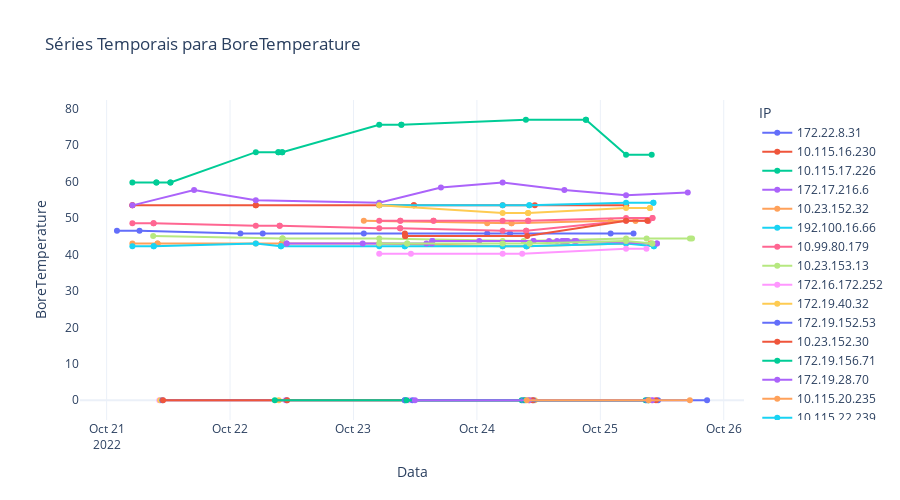

Notebook code cell kept with this figure:
### Markdown cell above
#### Visualizando todas as séries temporais

### Code cell
fig = px.line(
    df.sort_index(), 
    y="BoreTemperature", 
    line_group="IP", 
    color="IP", 
    markers=True,
    hover_data=["IP"],
    title="Séries Temporais para BoreTemperature",
    height=500
)
fig.update_traces(
    hovertemplate="<br>%{x|%H:%M - %d/%m}<br>IP: %{customdata[0]}<br>BoreTemperature: %{y}<extra></extra>"
)
fig.update_layout(
    yaxis=dict(showgrid=False)
)
fig.show(renderer="colab")

### Figure 1 — Plotly figure (JSON) as saved in the notebook; plotly's stock layout.template omitted (floating-point values rounded to 4 significant figures)
{"data": [{"customdata": [["172.22.8.31"], ["172.22.8.31"], ["172.22.8.31"], ["172.22.8.31"], ["172.22.8.31"], ["172.22.8.31"], ["172.22.8.31"], ["172.22.8.31"], ["172.22.8.31"]], "hovertemplate": "<br>%{x|%H:%M - %d/%m}<br>IP: %{customdata[0]}<br>BoreTemperature: %{y}<extra></extra>", "legendgroup": "172.22.8.31", "line": {"color": "#636efa", "dash": "solid"}, "marker": {"symbol": "circle"}, "mode": "lines+markers", "name": "172.22.8.31", "orientation": "v", "showlegend": true, "type": "scatter", "x": ["2022-10-21T02:00:19", "2022-10-21T06:23:47", "2022-10-22T02:00:19", "2022-10-22T06:21:05", "2022-10-23T02:00:19", "2022-10-24T02:00:19", "2022-10-24T06:26:59", "2022-10-25T02:00:20", "2022-10-25T06:27:29"], "xaxis": "x", "y": [46.5, 46.5, 45.8, 45.8, 45.8, 45.8, 45.8, 45.8, 45.8], "yaxis": "y"}, {"customdata": [["10.115.16.230"], ["10.115.16.230"], ["10.115.16.230"], ["10.115.16.230"], ["10.115.16.230"], ["10.115.16.230"], ["10.115.16.230"], ["10.115.16.230"], ["10.115.16.230"], ["10.115.16.230"], ["10.115.16.230"]], "hovertemplate": "<br>%{x|%H:%M - %d/%m}<br>IP: %{customdata[0]}<br>BoreTemperature: %{y}<extra></extra>", "legendgroup": "10.115.16.230", "line": {"color": "#EF553B", "dash": "solid"}, "marker": {"symbol": "circle"}, "mode": "lines+markers", "name": "10.115.16.230", "orientation": "v", "showlegend": true, "type": "scatter", "x": ["2022-10-21T05:00:17", "2022-10-21T05:00:39", "2022-10-22T05:00:18", "2022-10-22T05:00:37", "2022-10-23T05:00:17", "2022-10-23T11:44:39", "2022-10-23T11:44:44", "2022-10-24T05:00:18", "2022-10-24T11:15:37", "2022-10-25T05:00:18", "2022-10-25T05:00:46"], "xaxis": "x", "y": [53.5, 53.5, 53.5, 53.5, 53.5, 53.5, 53.5, 53.5, 53.5, 53.5, 53.5], "yaxis": "y"}, {"customdata": [["10.115.17.226"], ["10.115.17.226"], ["10.115.17.226"], ["10.115.17.226"], ["10.115.17.226"], ["10.115.17.226"], ["10.115.17.226"], ["10.115.17.226"], ["10.115.17.226"], ["10.115.17.226"], ["10.115.17.226"], ["10.115.17.226"], ["10.115.17.226"], ["10.115.17.226"], ["10.115.17.226"], ["10.115.17.226"], ["10.115.17.226"], ["10.115.17.226"]], "hovertemplate": "<br>%{x|%H:%M - %d/%m}<br>IP: %{customdata[0]}<br>BoreTemperature: %{y}<extra></extra>", "legendgroup": "10.115.17.226", "line": {"color": "#00cc96", "dash": "solid"}, "marker": {"symbol": "circle"}, "mode": "lines+markers", "name": "10.115.17.226", "orientation": "v", "showlegend": true, "type": "scatter", "x": ["2022-10-21T05:00:18", "2022-10-21T09:40:14", "2022-10-21T09:40:24", "2022-10-21T12:23:49", "2022-10-21T12:24:24", "2022-10-22T05:00:19", "2022-10-22T09:23:23", "2022-10-22T09:23:33", "2022-10-22T10:08:28", "2022-10-22T10:09:01", "2022-10-23T05:00:18", "2022-10-23T09:18:40", "2022-10-23T09:18:51", "2022-10-24T09:31:44", "2022-10-24T21:11:51", "2022-10-24T21:12:27", "2022-10-25T05:00:18", "2022-10-25T09:59:37"], "xaxis": "x", "y": [59.8, 59.8, 59.8, 59.8, 59.8, 68.1, 68.1, 68.1, 68.1, 68.1, 75.6, 75.6, 75.6, 77, 77, 77, 67.4, 67.4], "yaxis": "y"}, {"customdata": [["172.17.216.6"], ["172.17.216.6"], ["172.17.216.6"], ["172.17.216.6"], ["172.17.216.6"], ["172.17.216.6"], ["172.17.216.6"], ["172.17.216.6"], ["172.17.216.6"]], "hovertemplate": "<br>%{x|%H:%M - %d/%m}<br>IP: %{customdata[0]}<br>BoreTemperature: %{y}<extra></extra>", "legendgroup": "172.17.216.6", "line": {"color": "#ab63fa", "dash": "solid"}, "marker": {"symbol": "circle"}, "mode": "lines+markers", "name": "172.17.216.6", "orientation": "v", "showlegend": true, "type": "scatter", "x": ["2022-10-21T05:00:19", "2022-10-21T17:00:20", "2022-10-22T05:00:21", "2022-10-23T05:00:20", "2022-10-23T17:00:19", "2022-10-24T05:00:19", "2022-10-24T17:00:19", "2022-10-25T05:00:19", "2022-10-25T17:00:19"], "xaxis": "x", "y": [53.5, 57.7, 54.9, 54.2, 58.4, 59.8, 57.7, 56.3, 57], "yaxis": "y"}, {"customdata": [["10.23.152.32"], ["10.23.152.32"], ["10.23.152.32"], ["10.23.152.32"], ["10.23.152.32"], ["10.23.152.32"], ["10.23.152.32"], ["10.23.152.32"], ["10.23.152.32"], ["10.23.152.32"], ["10.23.152.32"], ["10.23.152.32"], ["10.23.152.32"]], "hovertemplate": "<br>%{x|%H:%M - %d/%m}<br>IP: %{customdata[0]}<br>BoreTemperature: %{y}<extra></extra>", "legendgroup": "10.23.152.32", "line": {"color": "#FFA15A", "dash": "solid"}, "marker": {"symbol": "circle"}, "mode": "lines+markers", "name": "10.23.152.32", "orientation": "v", "showlegend": true, "type": "scatter", "x": ["2022-10-21T05:00:20", "2022-10-21T09:53:56", "2022-10-21T09:54:21", "2022-10-22T05:00:19", "2022-10-22T10:01:28", "2022-10-22T10:01:54", "2022-10-23T05:00:19", "2022-10-24T05:00:19", "2022-10-24T09:44:11", "2022-10-24T09:44:36", "2022-10-25T05:00:20", "2022-10-25T09:44:13", "2022-10-25T09:44:38"], "xaxis": "x", "y": [43, 43, 43, 43, 43, 43, 43, 42.3, 42.3, 42.3, 43, 43, 43], "yaxis": "y"}, {"customdata": [["192.100.16.66"], ["192.100.16.66"], ["192.100.16.66"], ["192.100.16.66"], ["192.100.16.66"], ["192.100.16.66"], ["192.100.16.66"], ["192.100.16.66"], ["192.100.16.66"], ["192.100.16.66"], ["192.100.16.66"], ["192.100.16.66"], ["192.100.16.66"], ["192.100.16.66"], ["192.100.16.66"]], "hovertemplate": "<br>%{x|%H:%M - %d/%m}<br>IP: %{customdata[0]}<br>BoreTemperature: %{y}<extra></extra>", "legendgroup": "192.100.16.66", "line": {"color": "#19d3f3", "dash": "solid"}, "marker": {"symbol": "circle"}, "mode": "lines+markers", "name": "192.100.16.66", "orientation": "v", "showlegend": true, "type": "scatter", "x": ["2022-10-21T05:00:20", "2022-10-21T09:09:10", "2022-10-21T09:09:36", "2022-10-22T05:00:21", "2022-10-22T09:53:40", "2022-10-22T09:54:05", "2022-10-23T05:00:20", "2022-10-23T09:58:51", "2022-10-23T09:59:16", "2022-10-24T05:00:21", "2022-10-24T09:36:59", "2022-10-24T09:37:24", "2022-10-25T05:00:20", "2022-10-25T10:24:46", "2022-10-25T10:25:11"], "xaxis": "x", "y": [42.3, 42.3, 42.3, 43, 42.3, 42.3, 42.3, 42.3, 42.3, 42.3, 42.3, 42.3, 43, 42.3, 42.3], "yaxis": "y"}, {"customdata": [["10.99.80.179"], ["10.99.80.179"], ["10.99.80.179"], ["10.99.80.179"], ["10.99.80.179"], ["10.99.80.179"], ["10.99.80.179"], ["10.99.80.179"], ["10.99.80.179"], ["10.99.80.179"], ["10.99.80.179"], ["10.99.80.179"], ["10.99.80.179"], ["10.99.80.179"], ["10.99.80.179"]], "hovertemplate": "<br>%{x|%H:%M - %d/%m}<br>IP: %{customdata[0]}<br>BoreTemperature: %{y}<extra></extra>", "legendgroup": "10.99.80.179", "line": {"color": "#FF6692", "dash": "solid"}, "marker": {"symbol": "circle"}, "mode": "lines+markers", "name": "10.99.80.179", "orientation": "v", "showlegend": true, "type": "scatter", "x": ["2022-10-21T05:00:27", "2022-10-21T09:07:21", "2022-10-21T09:07:44", "2022-10-22T05:00:26", "2022-10-22T09:38:52", "2022-10-22T09:39:15", "2022-10-23T05:00:26", "2022-10-23T09:03:57", "2022-10-23T09:04:20", "2022-10-24T05:00:27", "2022-10-24T09:34:58", "2022-10-24T09:35:21", "2022-10-25T05:00:27", "2022-10-25T09:20:42", "2022-10-25T09:21:07"], "xaxis": "x", "y": [48.6, 48.6, 48.6, 47.9, 47.9, 47.9, 47.2, 47.2, 47.2, 46.5, 46.5, 46.5, 49.3, 49.3, 49.3], "yaxis": "y"}, {"customdata": [["10.23.153.13"], ["10.23.153.13"], ["10.23.153.13"], ["10.23.153.13"], ["10.23.153.13"], ["10.23.153.13"], ["10.23.153.13"], ["10.23.153.13"], ["10.23.153.13"], ["10.23.153.13"], ["10.23.153.13"]], "hovertemplate": "<br>%{x|%H:%M - %d/%m}<br>IP: %{customdata[0]}<br>BoreTemperature: %{y}<extra></extra>", "legendgroup": "10.23.153.13", "line": {"color": "#B6E880", "dash": "solid"}, "marker": {"symbol": "circle"}, "mode": "lines+markers", "name": "10.23.153.13", "orientation": "v", "showlegend": true, "type": "scatter", "x": ["2022-10-21T09:02:47", "2022-10-22T10:09:00", "2022-10-22T10:13:06", "2022-10-22T10:13:29", "2022-10-23T05:00:20", "2022-10-24T05:00:19", "2022-10-24T09:04:56", "2022-10-25T05:00:19", "2022-10-25T09:00:15", "2022-10-25T17:25:49", "2022-10-25T17:49:53"], "xaxis": "x", "y": [45.1, 44.4, 44.4, 44.4, 44.4, 43.7, 43.7, 44.4, 44.4, 44.4, 44.4], "yaxis": "y"}, {"customdata": [["172.16.172.252"], ["172.16.172.252"], ["172.16.172.252"], ["172.16.172.252"], ["172.16.172.252"]], "hovertemplate": "<br>%{x|%H:%M - %d/%m}<br>IP: %{customdata[0]}<br>BoreTemperature: %{y}<extra></extra>", "legendgroup": "172.16.172.252", "line": {"color": "#FF97FF", "dash": "solid"}, "marker": {"symbol": "circle"}, "mode": "lines+markers", "name": "172.16.172.252", "orientation": "v", "showlegend": true, "type": "scatter", "x": ["2022-10-21T10:15:04", "2022-10-22T10:45:43", "2022-10-23T10:45:51", "2022-10-24T10:14:59", "2022-10-25T10:10:30"], "xaxis": "x", "y": [0, 0, 0, 0, 0], "yaxis": "y"}, {"customdata": [["172.19.40.32"], ["172.19.40.32"], ["172.19.40.32"], ["172.19.40.32"], ["172.19.40.32"]], "hovertemplate": "<br>%{x|%H:%M - %d/%m}<br>IP: %{customdata[0]}<br>BoreTemperature: %{y}<extra></extra>", "legendgroup": "172.19.40.32", "line": {"color": "#FECB52", "dash": "solid"}, "marker": {"symbol": "circle"}, "mode": "lines+markers", "name": "172.19.40.32", "orientation": "v", "showlegend": true, "type": "scatter", "x": ["2022-10-21T10:24:41", "2022-10-22T09:28:30", "2022-10-24T10:10:16", "2022-10-24T11:16:23", "2022-10-25T09:21:25"], "xaxis": "x", "y": [0, 0, 0, 0, 0], "yaxis": "y"}, {"customdata": [["172.19.152.53"], ["172.19.152.53"], ["172.19.152.53"], ["172.19.152.53"], ["172.19.152.53"], ["172.19.152.53"]], "hovertemplate": "<br>%{x|%H:%M - %d/%m}<br>IP: %{customdata[0]}<br>BoreTemperature: %{y}<extra></extra>", "legendgroup": "172.19.152.53", "line": {"color": "#636efa", "dash": "solid"}, "marker": {"symbol": "circle"}, "mode": "lines+markers", "name": "172.19.152.53", "orientation": "v", "showlegend": true, "type": "scatter", "x": ["2022-10-21T10:49:27", "2022-10-22T10:59:03", "2022-10-23T11:28:07", "2022-10-24T10:59:03", "2022-10-25T11:14:00", "2022-10-25T20:45:17"], "xaxis": "x", "y": [0, 0, 0, 0, 0, 0], "yaxis": "y"}, {"customdata": [["10.23.152.30"], ["10.23.152.30"], ["10.23.152.30"], ["10.23.152.30"]], "hovertemplate": "<br>%{x|%H:%M - %d/%m}<br>IP: %{customdata[0]}<br>BoreTemperature: %{y}<extra></extra>", "legendgroup": "10.23.152.30", "line": {"color": "#EF553B", "dash": "solid"}, "marker": {"symbol": "circle"}, "mode": "lines+markers", "name": "10.23.152.30", "orientation": "v", "showlegend": true, "type": "scatter", "x": ["2022-10-21T10:58:15", "2022-10-22T11:06:08", "2022-10-24T10:49:12", "2022-10-25T10:49:13"], "xaxis": "x", "y": [0, 0, 0, 0], "yaxis": "y"}, {"customdata": [["172.19.156.71"], ["172.19.156.71"], ["172.19.156.71"], ["172.19.156.71"]], "hovertemplate": "<br>%{x|%H:%M - %d/%m}<br>IP: %{customdata[0]}<br>BoreTemperature: %{y}<extra></extra>", "legendgroup": "172.19.156.71", "line": {"color": "#00cc96", "dash": "solid"}, "marker": {"symbol": "circle"}, "mode": "lines+markers", "name": "172.19.156.71", "orientation": "v", "showlegend": true, "type": "scatter", "x": ["2022-10-22T08:41:59", "2022-10-23T09:59:19", "2022-10-24T08:42:32", "2022-10-25T08:47:53"], "xaxis": "x", "y": [0, 0, 0, 0], "yaxis": "y"}, {"customdata": [["172.19.28.70"], ["172.19.28.70"], ["172.19.28.70"], ["172.19.28.70"], ["172.19.28.70"], ["172.19.28.70"], ["172.19.28.70"], ["172.19.28.70"], ["172.19.28.70"], ["172.19.28.70"], ["172.19.28.70"], ["172.19.28.70"], ["172.19.28.70"], ["172.19.28.70"], ["172.19.28.70"], ["172.19.28.70"], ["172.19.28.70"], ["172.19.28.70"], ["172.19.28.70"], ["172.19.28.70"], ["172.19.28.70"]], "hovertemplate": "<br>%{x|%H:%M - %d/%m}<br>IP: %{customdata[0]}<br>BoreTemperature: %{y}<extra></extra>", "legendgroup": "172.19.28.70", "line": {"color": "#ab63fa", "dash": "solid"}, "marker": {"symbol": "circle"}, "mode": "lines+markers", "name": "172.19.28.70", "orientation": "v", "showlegend": true, "type": "scatter", "x": ["2022-10-22T11:00:19", "2022-10-22T11:00:22", "2022-10-23T01:47:36", "2022-10-23T14:10:56", "2022-10-23T15:15:27", "2022-10-23T15:19:40", "2022-10-23T15:20:05", "2022-10-24T00:27:33", "2022-10-24T11:00:19", "2022-10-24T11:00:39", "2022-10-24T14:02:18", "2022-10-24T15:34:42", "2022-10-24T16:31:40", "2022-10-24T16:48:18", "2022-10-24T17:05:18", "2022-10-24T17:25:49", "2022-10-24T17:40:59", "2022-10-24T18:56:41", "2022-10-24T19:19:45", "2022-10-25T11:00:10", "2022-10-25T11:00:19"], "xaxis": "x", "y": [43, 43, 43, 43, 43, 43.7, 43.7, 43.7, 43.7, 43.7, 43.7, 43.7, 43.7, 43.7, 43.7, 43.7, 43.7, 43.7, 43.7, 43, 43], "yaxis": "y"}, {"customdata": [["10.115.20.235"], ["10.115.20.235"], ["10.115.20.235"], ["10.115.20.235"], ["10.115.20.235"], ["10.115.20.235"], ["10.115.20.235"]], "hovertemplate": "<br>%{x|%H:%M - %d/%m}<br>IP: %{customdata[0]}<br>BoreTemperature: %{y}<extra></extra>", "legendgroup": "10.115.20.235", "line": {"color": "#FFA15A", "dash": "solid"}, "marker": {"symbol": "circle"}, "mode": "lines+markers", "name": "10.115.20.235", "orientation": "v", "showlegend": true, "type": "scatter", "x": ["2022-10-23T02:00:18", "2022-10-24T02:00:18", "2022-10-24T06:44:07", "2022-10-24T06:44:23", "2022-10-25T02:00:18", "2022-10-25T06:50:23", "2022-10-25T06:50:44"], "xaxis": "x", "y": [49.3, 48.6, 48.6, 48.6, 49.3, 49.3, 49.3], "yaxis": "y"}, {"customdata": [["10.115.22.239"], ["10.115.22.239"], ["10.115.22.239"], ["10.115.22.239"], ["10.115.22.239"], ["10.115.22.239"], ["10.115.22.239"]], "hovertemplate": "<br>%{x|%H:%M - %d/%m}<br>IP: %{customdata[0]}<br>BoreTemperature: %{y}<extra></extra>", "legendgroup": "10.115.22.239", "line": {"color": "#19d3f3", "dash": "solid"}, "marker": {"symbol": "circle"}, "mode": "lines+markers", "name": "10.115.22.239", "orientation": "v", "showlegend": true, "type": "scatter", "x": ["2022-10-23T05:00:18", "2022-10-24T05:00:18", "2022-10-24T10:11:20", "2022-10-24T10:11:35", "2022-10-25T05:00:18", "2022-10-25T10:18:44", "2022-10-25T10:18:58"], "xaxis": "x", "y": [53.5, 53.5, 53.5, 53.5, 54.2, 54.2, 54.2], "yaxis": "y"}, {"customdata": [["10.115.21.239"], ["10.115.21.239"], ["10.115.21.239"], ["10.115.21.239"], ["10.115.21.239"], ["10.115.21.239"], ["10.115.21.239"], ["10.115.21.239"], ["10.115.21.239"], ["10.115.21.239"], ["10.115.21.239"]], "hovertemplate": "<br>%{x|%H:%M - %d/%m}<br>IP: %{customdata[0]}<br>BoreTemperature: %{y}<extra></extra>", "legendgroup": "10.115.21.239", "line": {"color": "#FF6692", "dash": "solid"}, "marker": {"symbol": "circle"}, "mode": "lines+markers", "name": "10.115.21.239", "orientation": "v", "showlegend": true, "type": "scatter", "x": ["2022-10-23T05:00:18", "2022-10-23T09:06:10", "2022-10-23T09:06:34", "2022-10-23T15:33:17", "2022-10-23T15:34:05", "2022-10-24T05:00:18", "2022-10-24T09:58:33", "2022-10-24T09:58:53", "2022-10-25T05:00:18", "2022-10-25T10:08:41", "2022-10-25T10:09:03"], "xaxis": "x", "y": [49.3, 49.3, 49.3, 49.3, 49.3, 49.3, 49.3, 49.3, 50, 50, 50], "yaxis": "y"}, {"customdata": [["172.16.228.91"], ["172.16.228.91"], ["172.16.228.91"], ["172.16.228.91"], ["172.16.228.91"], ["172.16.228.91"], ["172.16.228.91"], ["172.16.228.91"], ["172.16.228.91"]], "hovertemplate": "<br>%{x|%H:%M - %d/%m}<br>IP: %{customdata[0]}<br>BoreTemperature: %{y}<extra></extra>", "legendgroup": "172.16.228.91", "line": {"color": "#B6E880", "dash": "solid"}, "marker": {"symbol": "circle"}, "mode": "lines+markers", "name": "172.16.228.91", "orientation": "v", "showlegend": true, "type": "scatter", "x": ["2022-10-23T05:00:19", "2022-10-23T10:26:19", "2022-10-23T10:26:45", "2022-10-24T05:00:19", "2022-10-24T10:14:44", "2022-10-24T10:15:09", "2022-10-25T05:00:19", "2022-10-25T10:06:07", "2022-10-25T10:06:33"], "xaxis": "x", "y": [43, 43, 43, 43, 43, 43, 43.7, 43, 43], "yaxis": "y"}, {"customdata": [["172.19.252.45"], ["172.19.252.45"], ["172.19.252.45"], ["172.19.252.45"], ["172.19.252.45"], ["172.19.252.45"]], "hovertemplate": "<br>%{x|%H:%M - %d/%m}<br>IP: %{customdata[0]}<br>BoreTemperature: %{y}<extra></extra>", "legendgroup": "172.19.252.45", "line": {"color": "#FF97FF", "dash": "solid"}, "marker": {"symbol": "circle"}, "mode": "lines+markers", "name": "172.19.252.45", "orientation": "v", "showlegend": true, "type": "scatter", "x": ["2022-10-23T05:00:19", "2022-10-23T11:10:18", "2022-10-24T05:00:20", "2022-10-24T08:48:30", "2022-10-25T05:00:19", "2022-10-25T08:58:18"], "xaxis": "x", "y": [40.2, 40.2, 40.2, 40.2, 41.6, 41.6], "yaxis": "y"}, {"customdata": [["10.23.149.13"], ["10.23.149.13"], ["10.23.149.13"], ["10.23.149.13"], ["10.23.149.13"], ["10.23.149.13"], ["10.23.149.13"]], "hovertemplate": "<br>%{x|%H:%M - %d/%m}<br>IP: %{customdata[0]}<br>BoreTemperature: %{y}<extra></extra>", "legendgroup": "10.23.149.13", "line": {"color": "#FECB52", "dash": "solid"}, "marker": {"symbol": "circle"}, "mode": "lines+markers", "name": "10.23.149.13", "orientation": "v", "showlegend": true, "type": "scatter", "x": ["2022-10-23T05:00:19", "2022-10-24T05:00:17", "2022-10-24T09:57:07", "2022-10-24T09:57:25", "2022-10-25T05:00:18", "2022-10-25T09:38:56", "2022-10-25T09:39:17"], "xaxis": "x", "y": [53.5, 51.4, 51.4, 51.4, 52.8, 52.8, 52.8], "yaxis": "y"}, {"customdata": [["172.30.1.179"], ["172.30.1.179"], ["172.30.1.179"]], "hovertemplate": "<br>%{x|%H:%M - %d/%m}<br>IP: %{customdata[0]}<br>BoreTemperature: %{y}<extra></extra>", "legendgroup": "172.30.1.179", "line": {"color": "#636efa", "dash": "solid"}, "marker": {"symbol": "circle"}, "mode": "lines+markers", "name": "172.30.1.179", "orientation": "v", "showlegend": true, "type": "scatter", "x": ["2022-10-23T09:59:11", "2022-10-24T09:02:50", "2022-10-25T09:04:58"], "xaxis": "x", "y": [0, 0, 0], "yaxis": "y"}, {"customdata": [["10.23.157.71"], ["10.23.157.71"], ["10.23.157.71"], ["10.23.157.71"], ["10.23.157.71"], ["10.23.157.71"]], "hovertemplate": "<br>%{x|%H:%M - %d/%m}<br>IP: %{customdata[0]}<br>BoreTemperature: %{y}<extra></extra>", "legendgroup": "10.23.157.71", "line": {"color": "#EF553B", "dash": "solid"}, "marker": {"symbol": "circle"}, "mode": "lines+markers", "name": "10.23.157.71", "orientation": "v", "showlegend": true, "type": "scatter", "x": ["2022-10-23T09:59:28", "2022-10-23T10:03:33", "2022-10-23T10:03:57", "2022-10-24T09:46:31", "2022-10-25T05:00:19", "2022-10-25T09:08:57"], "xaxis": "x", "y": [45.8, 45.1, 45.1, 45.1, 49.3, 49.3], "yaxis": "y"}, {"customdata": [["172.30.1.72"], ["172.30.1.72"], ["172.30.1.72"]], "hovertemplate": "<br>%{x|%H:%M - %d/%m}<br>IP: %{customdata[0]}<br>BoreTemperature: %{y}<extra></extra>", "legendgroup": "172.30.1.72", "line": {"color": "#00cc96", "dash": "solid"}, "marker": {"symbol": "circle"}, "mode": "lines+markers", "name": "172.30.1.72", "orientation": "v", "showlegend": true, "type": "scatter", "x": ["2022-10-23T10:18:25", "2022-10-24T09:20:40", "2022-10-25T09:22:45"], "xaxis": "x", "y": [0, 0, 0], "yaxis": "y"}, {"customdata": [["172.16.96.2"], ["172.16.96.2"], ["172.16.96.2"]], "hovertemplate": "<br>%{x|%H:%M - %d/%m}<br>IP: %{customdata[0]}<br>BoreTemperature: %{y}<extra></extra>", "legendgroup": "172.16.96.2", "line": {"color": "#ab63fa", "dash": "solid"}, "marker": {"symbol": "circle"}, "mode": "lines+markers", "name": "172.16.96.2", "orientation": "v", "showlegend": true, "type": "scatter", "x": ["2022-10-23T11:57:37", "2022-10-24T10:06:40", "2022-10-25T10:03:25"], "xaxis": "x", "y": [0, 0, 0], "yaxis": "y"}, {"customdata": [["10.23.149.30"], ["10.23.149.30"], ["10.23.149.30"]], "hovertemplate": "<br>%{x|%H:%M - %d/%m}<br>IP: %{customdata[0]}<br>BoreTemperature: %{y}<extra></extra>", "legendgroup": "10.23.149.30", "line": {"color": "#FFA15A", "dash": "solid"}, "marker": {"symbol": "circle"}, "mode": "lines+markers", "name": "10.23.149.30", "orientation": "v", "showlegend": true, "type": "scatter", "x": ["2022-10-24T09:41:43", "2022-10-25T09:23:49", "2022-10-25T17:25:13"], "xaxis": "x", "y": [0, 0, 0], "yaxis": "y"}], "layout": {"height": 500, "legend": {"title": {"text": "IP"}, "tracegroupgap": 0}, "title": {"text": "Séries Temporais para BoreTemperature"}, "xaxis": {"anchor": "y", "domain": [0, 1], "title": {"text": "Data"}}, "yaxis": {"anchor": "x", "domain": [0, 1], "showgrid": false, "title": {"text": "BoreTemperature"}}}}
